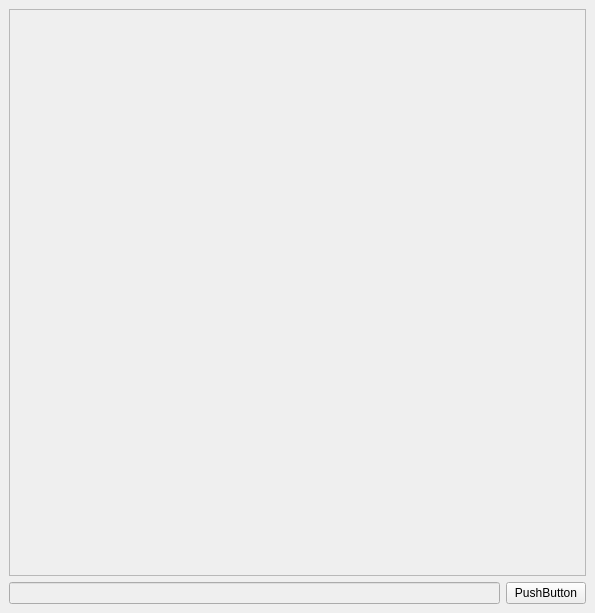
<?xml version="1.0" encoding="UTF-8"?>
<ui version="4.0">
 <class>MainWindow</class>
 <widget class="QMainWindow" name="MainWindow">
  <property name="geometry">
   <rect>
    <x>0</x>
    <y>0</y>
    <width>595</width>
    <height>613</height>
   </rect>
  </property>
  <property name="windowTitle">
   <string>RemedisionarIMG</string>
  </property>
  <widget class="QWidget" name="centralwidget">
   <layout class="QGridLayout" name="gridLayout">
    <item row="1" column="1">
     <widget class="QLineEdit" name="inputaABRIR">
      <property name="enabled">
       <bool>false</bool>
      </property>
     </widget>
    </item>
    <item row="1" column="2">
     <widget class="QPushButton" name="btnclica">
      <property name="text">
       <string>PushButton</string>
      </property>
     </widget>
    </item>
    <item row="0" column="1" colspan="2">
     <widget class="QScrollArea" name="scrollArea">
      <property name="widgetResizable">
       <bool>true</bool>
      </property>
      <widget class="QWidget" name="scrollAreaWidgetContents">
       <property name="geometry">
        <rect>
         <x>0</x>
         <y>0</y>
         <width>575</width>
         <height>564</height>
        </rect>
       </property>
       <layout class="QGridLayout" name="gridLayout_2">
        <item row="0" column="0">
         <widget class="QLabel" name="labelIMG">
          <property name="text">
           <string/>
          </property>
         </widget>
        </item>
       </layout>
      </widget>
     </widget>
    </item>
   </layout>
  </widget>
 </widget>
 <resources/>
 <connections/>
</ui>
